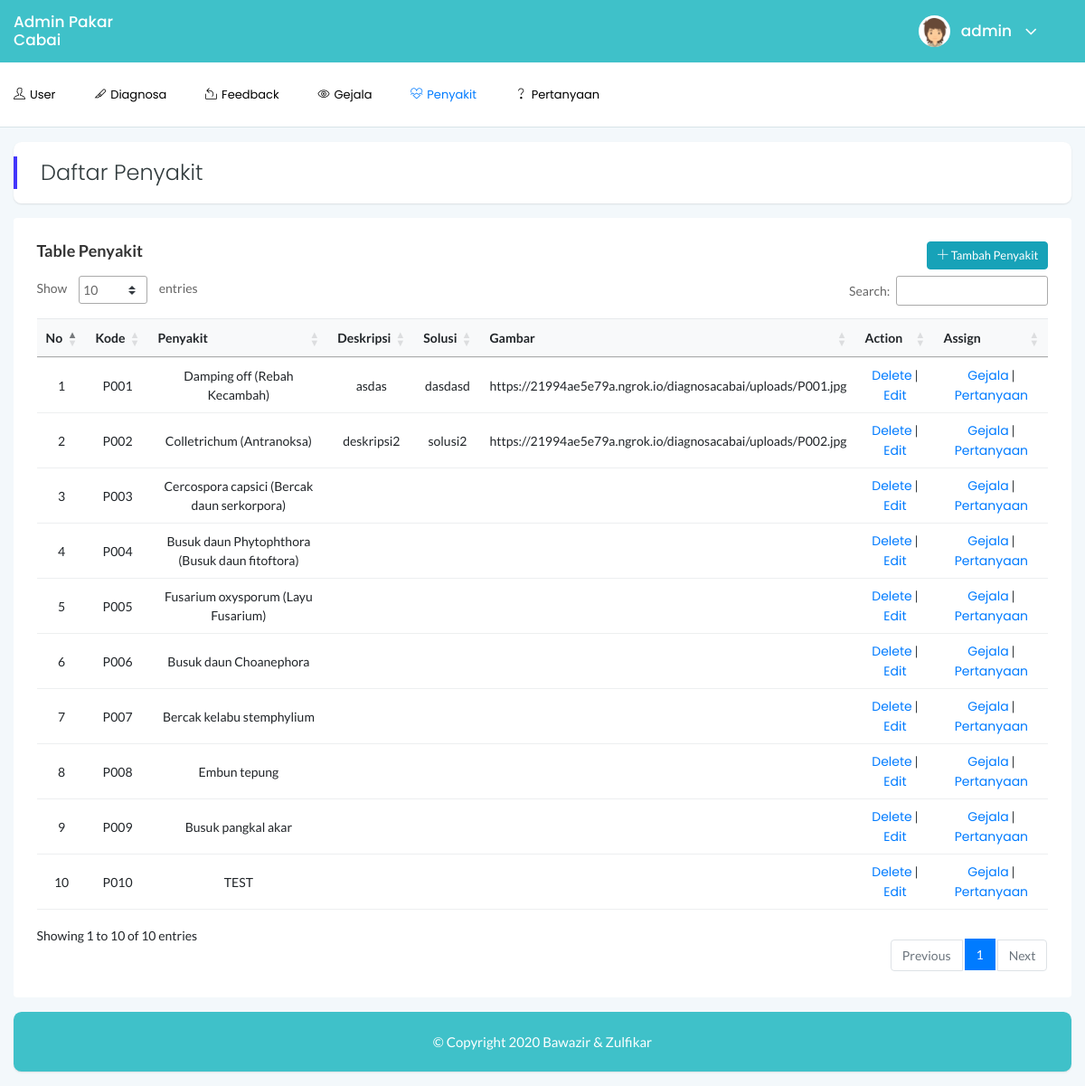
The page /penyakit.php (signed in) on the database its author committed.
### tables this page shows
CREATE TABLE `penyakit` (
  `kode` varchar(255) DEFAULT NULL,
  `penyakit` varchar(255) DEFAULT NULL,
  `deskripsi` varchar(255) NOT NULL DEFAULT '',
  `gambar` varchar(255) NOT NULL DEFAULT '',
  `solusi` varchar(255) NOT NULL DEFAULT ''
);

### penyakit.php (the view, shortened to what this page needs)
<!doctype html>
<html lang="en">
<head>
    <link rel="stylesheet" href="assets/css/bootstrap.min.css">
    <link rel="stylesheet" href="assets/css/font-awesome.min.css">
    <link rel="stylesheet" href="assets/css/themify-icons.css">
    <link rel="stylesheet" href="assets/css/metisMenu.css">
    <link rel="stylesheet" href="assets/css/owl.carousel.min.css">
    <link rel="stylesheet" href="assets/css/slicknav.min.css">
    <link rel="stylesheet" href="https://www.amcharts.com/lib/3/plugins/export/export.css" type="text/css" media="all" />
    <link rel="stylesheet" type="text/css" href="https://cdn.datatables.net/1.10.19/css/jquery.dataTables.css">
    <link rel="stylesheet" type="text/css" href="https://cdn.datatables.net/1.10.18/css/dataTables.bootstrap4.min.css">
    <link rel="stylesheet" type="text/css" href="https://cdn.datatables.net/responsive/2.2.3/css/responsive.bootstrap.min.css">
    <link rel="stylesheet" type="text/css" href="https://cdn.datatables.net/responsive/2.2.3/css/responsive.jqueryui.min.css">
    <link rel="stylesheet" href="assets/css/typography.css">
    <link rel="stylesheet" href="assets/css/default-css.css">
    <link rel="stylesheet" href="assets/css/styles.css">
    <link rel="stylesheet" href="assets/css/responsive.css">
    <link rel="stylesheet" href="assets/css/custom_style.css">
</head>
<body class="body-bg">
    <div class="horizontal-main-wrapper">
        <div class="mainheader-area prm_color">
            <div class="container">
                <div class="row align-items-center">
                    <div class="col-md-3">
                        <div class="logo">
                              <a href="#"><h3 class="user-name dropdown-toggle">Admin Pakar Cabai</h3></a>
                        </div>
                    </div>
                    <div class="col-md-9 clearfix text-right">
                        <div class="clearfix d-md-inline-block d-block">
                            <div class="user-profile m-0">
                                <img class="avatar user-thumb" src="assets/images/author/avatar.png" alt="avatar">
                                <h4 class="user-name dropdown-toggle" data-toggle="dropdown"><?php echo $_SESSION['username']; ?> <i class="fa fa-angle-down"></i></h4>
                            </div>
                        </div>
                    </div>
                </div>
            </div>
        </div>
               <div class="header-area header-bottom">
            <div class="container">
                <div class="row align-items-center">
                    <div class="col-lg-9  d-none d-lg-block">
                        <div class="horizontal-menu">
                            <nav>
                                <ul id="nav_menu">
                                    <li class="mega-menu">
                                        <a href="index.php"><i class="ti-user"></i><span>User</span></a>
                                    </li>
                                     <li class="mega-menu">
                                        <a href="diagnosa.php"><i class="ti-slice"></i><span>Diagnosa</span></a>
                                    </li>
                                    <li class="mega-menu">
                                        <a href="feedback.php"><i class="ti-share-alt"></i><span>Feedback</span></a>
                                    </li>
                                    <li class="mega-menu">
                                        <a href="gejala.php"><i class="ti-eye"></i><span>Gejala</span></a>
                                    </li>
                                    <li class="active">
                                        <a href="penyakit.php"><i class="ti-heart-broken"></i><span>Penyakit</span></a>
                                    </li>
                                    <li class="mega-menu">
                                        <a href="pertanyaan.php"><i class="ti-help"></i><span>Pertanyaan</span></a>
                                    </li>
                                </ul>
                            </nav>
                        </div>
                    </div>
                </div>
            </div>
        </div>
                    <div class="page-title-area mt-3 card_new">
                        <div class="row align-items-center">
                            <div class="col-sm-12">
                                <div class="breadcrumbs-area clearfix">
                                    <h4 class="page-title pull-left">Daftar Penyakit</h4>
                                </div>
                            </div>
                        </div>
                    </div>
                   <div class="col-xl-12 col-lg-12 mt-3">
                        <div class="card">
                            <div class="card-body">
                               <h4 class="header-title">
                                    Table Penyakit
                                    <button type="button" class="btn btn-info btn-xs pull-right" data-toggle="modal" data-target="#modalTambah"> <i class="ti-plus"></i> Tambah Penyakit</button>
                                </h4>
                                <div class="data-tables">
                                    <table id="dataTable" class="text-center" style="width: 100%">
                                    <thead class="bg-light text-capitalize">
                                            <tr>
                                                <th>No</th>
                                                <th>Kode</th>
                                                <th>Penyakit</th>
                                                <th>Deskripsi</th>
                                                <th>Solusi</th>
                                                <th>Gambar</th>
                                                <th>Action</th>
                                                <th>Assign</th>
                                            </tr>
                                        </thead>
                                    <tbody>
						          <?php
                                    include 'dbConfig/dbConn.php';
                                    $index = 1;
                                    $data = mysqli_query($conn,"select * from penyakit order by kode");
                                    while($result = mysqli_fetch_array($data)){
                                    ?>
                                     <tr>
                                        <td><?php echo $index++; ?></td>
                                        <td><?php echo $result['kode'] ?></td>
                                        <td><?php echo $result['penyakit'] ?></td>
                                        <td><?php echo $result['deskripsi'] ?></td>
                                        <td><?php echo $result['solusi'] ?></td>
                                        <td><?php echo $result['gambar'] ?></td>
                                        <td><a href='penyakit.php?kode=<?php echo $result['kode'] ?>'>Delete</a> | <a href="penyakit.php?edit=<?=$result['kode']?>">Edit</a></td>
                                        <td><a href='penyakit.php?gejala=<?php echo $result['kode'] ?>'>Gejala</a> | <a href="penyakit.php?pertanyaan=<?=$result['kode']?>">Pertanyaan</a></td>
                                    </tr>
                                    <?php
                                        }
                                    ?>
						        </tbody>
    							</table>
    						</div>
                        </div>
                    </div>
                </div>
        <footer>
            <div class="card_new mt-3 prm_color txt_footer mb-3">
                <p class="txt_footer">© Copyright 2020 Bawazir & Zulfikar</a></p>
            </div>
        </footer>
    </div>
</body>
</html>

### assets/css/styles.css (style rules this page uses)
.card { border: none; border-radius: 4px; background-color: #fff; -webkit-transition: all 0.3s ease 0s; transition: all 0.3s ease 0s; }
.card-body { padding: 25.6px; padding: 1.6rem; }
.logo a { display: inline-block; max-width: 120px; }
.body-bg { background: #F3F8FB; }
.horizontal-main-wrapper { min-height: 100vh; }
.horizontal-main-wrapper .container { max-width: 1440px; }
.horizontal-main-wrapper .header-area, .horizontal-main-wrapper .mainheader-area { padding-left: 0; padding-right: 0; }
.mainheader-area { background: #fff; border-bottom: 1px solid #f3f8fb; padding-left: 15px; position: relative; z-index: 99; }
.horizontal-menu { position: relative; }
.horizontal-menu ul li { display: inline-block; position: relative; }
.horizontal-menu ul li a { display: block; font-size: 13px; padding: 10px 20px; color: #000000; text-transform: capitalize; }
.horizontal-menu ul li:hover>a, .horizontal-menu ul li.active>a { color: #007BFF; }
.horizontal-menu nav>ul>li:first-child>a { padding-left: 0; }
.horizontal-menu ul li a i { margin-right: 5px; }
.horizontal-menu .mega-menu { position: inherit; }
.slicknav_nav .slicknav_row, .slicknav_nav a { text-transform: capitalize; }
.slicknav_nav li i { width: 26px; display: inline-block; }
.header-area { padding: 15px 30px; background: #fff; border-bottom: 1px solid #d8e3e7; }
.page-title-area { padding: 0 30px; background: #fff; position: relative; }
.page-title-area:before { content: ''; position: absolute; left: 0; top: 50%; width: 4px; height: 36px; background: var(--primary-color); -webkit-transform: translateY(-50%); transform: translateY(-50%); }
.page-title { font-size: 24px; font-weight: 300; color: #313b3d; letter-spacing: 0; margin-right: 30px; }
.user-profile { margin-right: -30px; display: -webkit-box; display: -ms-flexbox; display: flex; -webkit-box-align: center; -ms-flex-align: center; align-items: center; -ms-flex-wrap: wrap; flex-wrap: wrap; padding: 17px 38px; position: relative; }
.user-profile img.avatar { height: 35px; width: 35px; border-radius: 50%; margin-right: 12px; }
.user-name { font-size: 17px; font-weight: 500; color: #fff; letter-spacing: 0; cursor: pointer; -webkit-user-select: none; -moz-user-select: none; -ms-user-select: none; user-select: none; }
.user-name i { margin-left: 10px; font-size: 21px; vertical-align: middle; position: relative; }
.notification-area .dropdown-toggle, .user-name.dropdown-toggle { position: relative; }
.notification-area .dropdown-toggle:after, .user-name.dropdown-toggle:after { display: none; }
.header-title { font-family: 'Lato', sans-serif; font-size: 18px; font-weight: 600; letter-spacing: 0; color: #333; text-transform: capitalize; margin-bottom: 17px; }
.btn { padding: 11px 17px; font-size: 13px; letter-spacing: 0; }
.btn-xs { padding: 5px 10px; }
table tr th { border-bottom: none; }
table tr th, table tr td { border-top: 1px solid rgba(120, 130, 140, 0.13) !important; }
table.dataTable.no-footer { border-bottom: 1px solid rgba(120, 130, 140, 0.13) !important; }
table.dataTable thead th, table.dataTable thead td { border-bottom-color: transparent; }

### assets/css/custom_style.css (style rules this page uses)
.prm_color { background-color: #3fc1c9 !important; }
.card_new { background: #fff; transition: .5s; border: 0; border-radius: .55rem; position: relative; box-shadow: 0 1px 2px 0 rgba(0,0,0,0.1); padding-top: 20px; padding-bottom: 20px; margin-left: 15px; margin-right: 15px; }
.txt_footer { text-align: center; color: #fff; }

### rows shown on the page
penyakit: kode "P001", penyakit "Damping off (Rebah Kecambah)", deskripsi "asdas", solusi "dasdasd", gambar "https://21994ae5e79a.ngrok.io/diagnosacabai/uploads/P001.jpg"
penyakit: kode "P002", penyakit "Colletrichum (Antranoksa)", deskripsi "deskripsi2", solusi "solusi2", gambar "https://21994ae5e79a.ngrok.io/diagnosacabai/uploads/P002.jpg"
penyakit: kode "P003", penyakit "Cercospora capsici (Bercak daun serkorpora)"
penyakit: kode "P004", penyakit "Busuk daun Phytophthora (Busuk daun fitoftora)"
penyakit: kode "P005", penyakit "Fusarium oxysporum (Layu Fusarium)"
penyakit: kode "P006", penyakit "Busuk daun Choanephora"
penyakit: kode "P007", penyakit "Bercak kelabu stemphylium"
penyakit: kode "P008", penyakit "Embun tepung"
penyakit: kode "P009", penyakit "Busuk pangkal akar"
penyakit: kode "P010", penyakit "TEST"

### other values the page prints
$_SESSION['username'] "admin"
